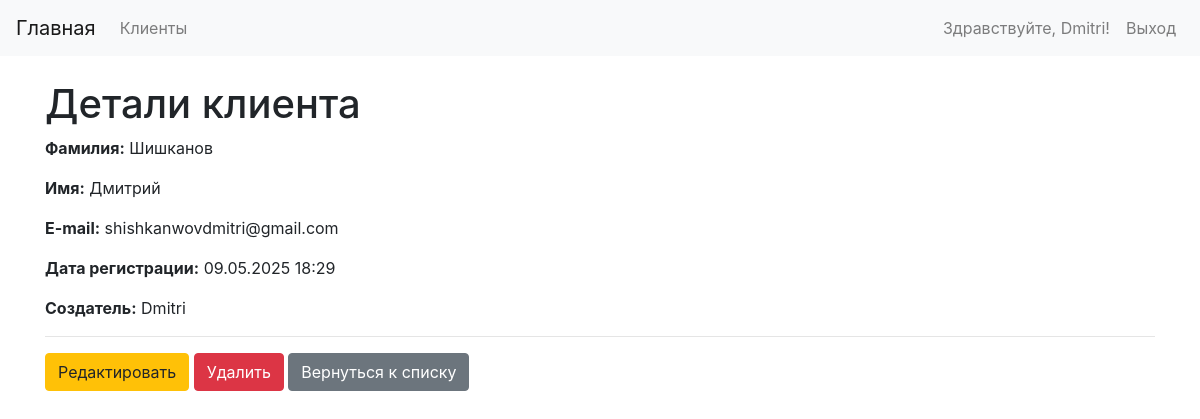
Screenshot of /firm/clients/2/ (signed in) with the database file from the repository.
### firm/models.py (models this page shows, shortened)
class CustomUser(AbstractUser):
    patronymic = models.CharField("Отчество", max_length=255, validators=[name_validator])
    ROLE_CHOICES = (
        ('admin', 'Администратор'),
        ('user', 'Пользователь'),
    )
    role = models.CharField("Роль", max_length=10, choices=ROLE_CHOICES, default='user')
    class Meta:
        verbose_name = "Пользователь" # Добавлено verbose_name
        verbose_name_plural = "Пользователи" # Добавлено verbose_name_plural

class Client(models.Model):
    surname = models.CharField("Фамилия", max_length=255, validators=[name_validator])
    name = models.CharField("Имя", max_length=255, validators=[name_validator])
    email = models.EmailField("E-mail", unique=True)
    registration_date = models.DateTimeField("Дата регистрации", auto_now_add=True)
    created_by = models.ForeignKey(settings.AUTH_USER_MODEL, on_delete=models.CASCADE, related_name='clients', verbose_name="Создатель") # Используем settings.AUTH_USER_MODEL
    class Meta:
        verbose_name = "Клиент"
        verbose_name_plural = "Клиенты"

### firm/views.py (the view)
# urls.py: path('clients/<int:pk>/', views.client_detail, name='client_detail'),
@login_required
def client_detail(request, pk):
    client = get_object_or_404(Client, pk=pk)
    if not request.user.is_staff and client.created_by != request.user:
        messages.error(request, 'У вас нет прав для просмотра этого клиента.')
        return redirect('firm:client_list')
    form = ClientViewForm(instance=client)
    return render(request, 'firm/client_detail.html', {'client': client, 'form': form})

### firm/templates/firm/client_detail.html (shortened to what this page needs)
{% extends 'firm/base.html' %}
{% block content %}
    <h1>Детали клиента</h1>
    <p><strong>Фамилия:</strong> {{ client.surname }}</p>
    <p><strong>Имя:</strong> {{ client.name }}</p>
    <p><strong>E-mail:</strong> {{ client.email }}</p>
    <p><strong>Дата регистрации:</strong> {{ client.registration_date|date:"d.m.Y H:i" }}</p>
    <p><strong>Создатель:</strong> {{ client.created_by.username }}</p>
    <hr>
    {% if user.is_staff or client.created_by == user %}
        <a href="{% url 'firm:client_update' client.pk %}" class="btn btn-warning">Редактировать</a>
        <a href="{% url 'firm:client_delete' client.pk %}" class="btn btn-danger">Удалить</a>
    {% endif %}
    <a href="{% url 'firm:client_list' %}" class="btn btn-secondary">Вернуться к списку</a>
{% endblock %}

### firm/templates/firm/base.html (shortened to what this page needs)
<!DOCTYPE html>
<html lang="ru">
<head>
    <link rel="stylesheet" href="https://cdn.jsdelivr.net/npm/bootstrap@4.6.2/dist/css/bootstrap.min.css">
</head>
<body>
    <nav class="navbar navbar-expand-lg navbar-light bg-light">
        <a class="navbar-brand" href="{% url 'index' %}">Главная</a>
        <div class="collapse navbar-collapse" id="navbarNav">
            <ul class="navbar-nav mr-auto">
                <li class="nav-item">
                    <a class="nav-link" href="{% url 'firm:client_list' %}">Клиенты</a>
                </li>
            </ul>
            <ul class="navbar-nav">
                {% if user.is_authenticated %}
                    <li class="nav-item">
                        <span class="navbar-text mr-2">
                            Здравствуйте, {{ user.username }}!
                        </span>
                    </li>
                    <li class="nav-item">
                        <a class="nav-link" href="{% url 'firm:logout' %}">Выход</a>
                    </li>
                {% endif %}
            </ul>
        </div>
    </nav>
    <div class="container mt-4">
        {% block content %}
        {% endblock %}
    </div>
</body>
</html>

### rows the page displays
CustomUser: username "Dmitri"
Client: surname "Шишканов", name "Дмитрий", email "shishkanwovdmitri@gmail.com", registration_date "09.05.2025 18:29", created_by.username "Dmitri"
